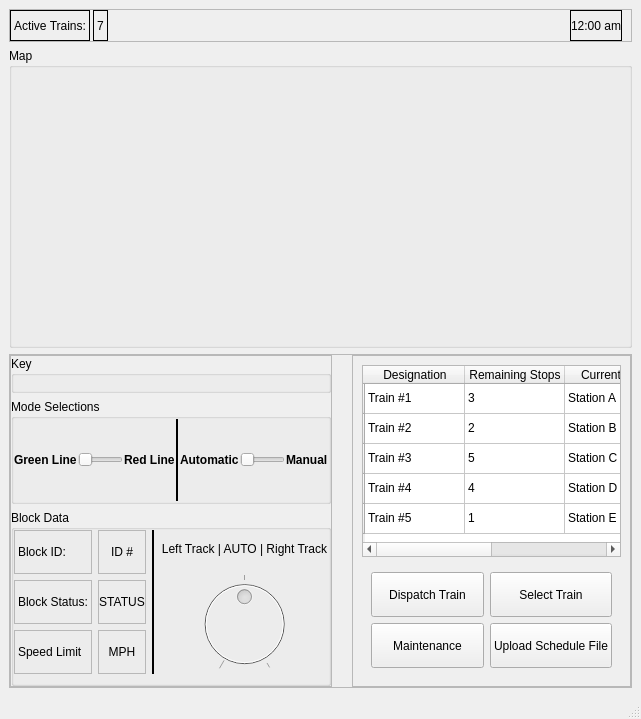
<?xml version="1.0" encoding="UTF-8"?>
<ui version="4.0">
 <class>MainWindow</class>
 <widget class="QMainWindow" name="MainWindow">
  <property name="geometry">
   <rect>
    <x>0</x>
    <y>0</y>
    <width>641</width>
    <height>719</height>
   </rect>
  </property>
  <property name="windowTitle">
   <string>Centralized Traffic Control</string>
  </property>
  <widget class="QWidget" name="centralwidget">
   <layout class="QVBoxLayout" name="verticalLayout_4">
    <item>
     <layout class="QVBoxLayout" name="verticalLayout_2" stretch="1,9,10">
      <item>
       <widget class="QFrame" name="frame">
        <property name="sizePolicy">
         <sizepolicy hsizetype="Preferred" vsizetype="Preferred">
          <horstretch>0</horstretch>
          <verstretch>0</verstretch>
         </sizepolicy>
        </property>
        <property name="frameShape">
         <enum>QFrame::StyledPanel</enum>
        </property>
        <property name="frameShadow">
         <enum>QFrame::Raised</enum>
        </property>
        <layout class="QHBoxLayout" name="horizontalLayout_4" stretch="0">
         <property name="leftMargin">
          <number>0</number>
         </property>
         <property name="topMargin">
          <number>0</number>
         </property>
         <property name="bottomMargin">
          <number>0</number>
         </property>
         <item>
          <layout class="QHBoxLayout" name="horizontalLayout_3">
           <property name="spacing">
            <number>3</number>
           </property>
           <item>
            <widget class="QLabel" name="label">
             <property name="frameShape">
              <enum>QFrame::Panel</enum>
             </property>
             <property name="text">
              <string>Active Trains:</string>
             </property>
            </widget>
           </item>
           <item>
            <widget class="QLabel" name="label_2">
             <property name="frameShape">
              <enum>QFrame::Box</enum>
             </property>
             <property name="text">
              <string>7</string>
             </property>
            </widget>
           </item>
           <item>
            <spacer name="horizontalSpacer">
             <property name="orientation">
              <enum>Qt::Horizontal</enum>
             </property>
             <property name="sizeHint" stdset="0">
              <size>
               <width>40</width>
               <height>20</height>
              </size>
             </property>
            </spacer>
           </item>
           <item>
            <widget class="QLabel" name="label_8">
             <property name="sizePolicy">
              <sizepolicy hsizetype="Preferred" vsizetype="Preferred">
               <horstretch>0</horstretch>
               <verstretch>0</verstretch>
              </sizepolicy>
             </property>
             <property name="frameShape">
              <enum>QFrame::Box</enum>
             </property>
             <property name="text">
              <string>12:00 am</string>
             </property>
             <property name="scaledContents">
              <bool>false</bool>
             </property>
             <property name="alignment">
              <set>Qt::AlignCenter</set>
             </property>
             <property name="indent">
              <number>1</number>
             </property>
            </widget>
           </item>
          </layout>
         </item>
        </layout>
       </widget>
      </item>
      <item>
       <widget class="QGroupBox" name="groupBox_4">
        <property name="title">
         <string>Map</string>
        </property>
        <layout class="QHBoxLayout" name="horizontalLayout_6" stretch="0">
         <property name="leftMargin">
          <number>0</number>
         </property>
         <property name="topMargin">
          <number>0</number>
         </property>
         <property name="rightMargin">
          <number>0</number>
         </property>
         <property name="bottomMargin">
          <number>0</number>
         </property>
         <item>
          <layout class="QHBoxLayout" name="horizontalLayout_5">
           <item>
            <widget class="QLabel" name="label_16">
             <property name="text">
              <string/>
             </property>
             <property name="pixmap">
              <pixmap>line.png</pixmap>
             </property>
             <property name="scaledContents">
              <bool>true</bool>
             </property>
             <property name="alignment">
              <set>Qt::AlignCenter</set>
             </property>
            </widget>
           </item>
          </layout>
         </item>
        </layout>
       </widget>
      </item>
      <item>
       <widget class="QFrame" name="frame_2">
        <property name="frameShape">
         <enum>QFrame::StyledPanel</enum>
        </property>
        <property name="frameShadow">
         <enum>QFrame::Raised</enum>
        </property>
        <layout class="QHBoxLayout" name="horizontalLayout_2" stretch="20,1,20">
         <property name="leftMargin">
          <number>0</number>
         </property>
         <property name="topMargin">
          <number>0</number>
         </property>
         <property name="rightMargin">
          <number>0</number>
         </property>
         <property name="bottomMargin">
          <number>0</number>
         </property>
         <item>
          <widget class="QFrame" name="frame_3">
           <property name="frameShape">
            <enum>QFrame::StyledPanel</enum>
           </property>
           <property name="frameShadow">
            <enum>QFrame::Plain</enum>
           </property>
           <property name="lineWidth">
            <number>2</number>
           </property>
           <layout class="QVBoxLayout" name="verticalLayout_3">
            <property name="leftMargin">
             <number>0</number>
            </property>
            <property name="topMargin">
             <number>0</number>
            </property>
            <property name="rightMargin">
             <number>0</number>
            </property>
            <property name="bottomMargin">
             <number>0</number>
            </property>
            <item>
             <layout class="QVBoxLayout" name="verticalLayout" stretch="1,3,5">
              <item>
               <widget class="QGroupBox" name="groupBox_4">
                <property name="title">
                 <string>Key</string>
                </property>
                <layout class="QHBoxLayout" name="horizontalLayout_7">
                 <property name="leftMargin">
                  <number>0</number>
                 </property>
                 <property name="topMargin">
                  <number>0</number>
                 </property>
                 <property name="rightMargin">
                  <number>0</number>
                 </property>
                 <property name="bottomMargin">
                  <number>0</number>
                 </property>
                 <item>
                  <layout class="QVBoxLayout" name="verticalLayout_5">
                   <item>
                    <widget class="QLabel" name="label_7">
                     <property name="text">
                      <string/>
                     </property>
                     <property name="pixmap">
                      <pixmap>key3.PNG</pixmap>
                     </property>
                     <property name="scaledContents">
                      <bool>true</bool>
                     </property>
                    </widget>
                   </item>
                  </layout>
                 </item>
                </layout>
               </widget>
              </item>
              <item>
               <widget class="QGroupBox" name="groupBox_5">
                <property name="autoFillBackground">
                 <bool>false</bool>
                </property>
                <property name="title">
                 <string>Mode Selections</string>
                </property>
                <layout class="QHBoxLayout" name="horizontalLayout_8">
                 <property name="spacing">
                  <number>1</number>
                 </property>
                 <property name="leftMargin">
                  <number>0</number>
                 </property>
                 <property name="topMargin">
                  <number>0</number>
                 </property>
                 <property name="rightMargin">
                  <number>0</number>
                 </property>
                 <property name="bottomMargin">
                  <number>0</number>
                 </property>
                 <item>
                  <widget class="QLabel" name="label_3">
                   <property name="font">
                    <font>
                     <weight>75</weight>
                     <bold>true</bold>
                    </font>
                   </property>
                   <property name="text">
                    <string>Green Line</string>
                   </property>
                  </widget>
                 </item>
                 <item>
                  <widget class="QSlider" name="horizontalSlider_2">
                   <property name="maximum">
                    <number>1</number>
                   </property>
                   <property name="orientation">
                    <enum>Qt::Horizontal</enum>
                   </property>
                  </widget>
                 </item>
                 <item>
                  <widget class="QLabel" name="label_4">
                   <property name="font">
                    <font>
                     <weight>75</weight>
                     <bold>true</bold>
                    </font>
                   </property>
                   <property name="text">
                    <string>Red Line</string>
                   </property>
                  </widget>
                 </item>
                 <item>
                  <widget class="Line" name="line">
                   <property name="windowModality">
                    <enum>Qt::WindowModal</enum>
                   </property>
                   <property name="sizePolicy">
                    <sizepolicy hsizetype="Fixed" vsizetype="Preferred">
                     <horstretch>0</horstretch>
                     <verstretch>0</verstretch>
                    </sizepolicy>
                   </property>
                   <property name="frameShadow">
                    <enum>QFrame::Plain</enum>
                   </property>
                   <property name="lineWidth">
                    <number>2</number>
                   </property>
                   <property name="orientation">
                    <enum>Qt::Vertical</enum>
                   </property>
                  </widget>
                 </item>
                 <item>
                  <widget class="QLabel" name="label_5">
                   <property name="font">
                    <font>
                     <weight>75</weight>
                     <bold>true</bold>
                    </font>
                   </property>
                   <property name="text">
                    <string>Automatic</string>
                   </property>
                   <property name="alignment">
                    <set>Qt::AlignLeading|Qt::AlignLeft|Qt::AlignVCenter</set>
                   </property>
                  </widget>
                 </item>
                 <item>
                  <widget class="QSlider" name="horizontalSlider">
                   <property name="maximum">
                    <number>1</number>
                   </property>
                   <property name="orientation">
                    <enum>Qt::Horizontal</enum>
                   </property>
                  </widget>
                 </item>
                 <item>
                  <widget class="QLabel" name="label_6">
                   <property name="font">
                    <font>
                     <weight>75</weight>
                     <bold>true</bold>
                    </font>
                   </property>
                   <property name="text">
                    <string>Manual</string>
                   </property>
                   <property name="alignment">
                    <set>Qt::AlignLeading|Qt::AlignLeft|Qt::AlignVCenter</set>
                   </property>
                  </widget>
                 </item>
                </layout>
               </widget>
              </item>
              <item>
               <widget class="QGroupBox" name="groupBox_3">
                <property name="title">
                 <string>Block Data</string>
                </property>
                <layout class="QHBoxLayout" name="horizontalLayout_10">
                 <property name="leftMargin">
                  <number>0</number>
                 </property>
                 <property name="topMargin">
                  <number>0</number>
                 </property>
                 <property name="rightMargin">
                  <number>0</number>
                 </property>
                 <item>
                  <widget class="QWidget" name="widget" native="true">
                   <layout class="QGridLayout" name="gridLayout_2">
                    <property name="leftMargin">
                     <number>0</number>
                    </property>
                    <property name="topMargin">
                     <number>0</number>
                    </property>
                    <property name="rightMargin">
                     <number>0</number>
                    </property>
                    <property name="bottomMargin">
                     <number>0</number>
                    </property>
                    <item row="0" column="0">
                     <layout class="QGridLayout" name="gridLayout">
                      <item row="0" column="1">
                       <widget class="QLabel" name="label_12">
                        <property name="frameShape">
                         <enum>QFrame::StyledPanel</enum>
                        </property>
                        <property name="text">
                         <string>ID #</string>
                        </property>
                        <property name="alignment">
                         <set>Qt::AlignCenter</set>
                        </property>
                       </widget>
                      </item>
                      <item row="1" column="1">
                       <widget class="QLabel" name="label_13">
                        <property name="frameShape">
                         <enum>QFrame::StyledPanel</enum>
                        </property>
                        <property name="text">
                         <string>STATUS</string>
                        </property>
                        <property name="alignment">
                         <set>Qt::AlignCenter</set>
                        </property>
                       </widget>
                      </item>
                      <item row="2" column="1">
                       <widget class="QLabel" name="label_14">
                        <property name="frameShape">
                         <enum>QFrame::StyledPanel</enum>
                        </property>
                        <property name="text">
                         <string>MPH</string>
                        </property>
                        <property name="alignment">
                         <set>Qt::AlignCenter</set>
                        </property>
                       </widget>
                      </item>
                      <item row="1" column="0">
                       <widget class="QLabel" name="label_10">
                        <property name="frameShape">
                         <enum>QFrame::StyledPanel</enum>
                        </property>
                        <property name="text">
                         <string>Block Status:</string>
                        </property>
                       </widget>
                      </item>
                      <item row="2" column="0">
                       <widget class="QLabel" name="label_11">
                        <property name="frameShape">
                         <enum>QFrame::StyledPanel</enum>
                        </property>
                        <property name="text">
                         <string>Speed Limit</string>
                        </property>
                       </widget>
                      </item>
                      <item row="0" column="0">
                       <widget class="QLabel" name="label_9">
                        <property name="frameShape">
                         <enum>QFrame::StyledPanel</enum>
                        </property>
                        <property name="text">
                         <string>Block ID:</string>
                        </property>
                       </widget>
                      </item>
                     </layout>
                    </item>
                   </layout>
                  </widget>
                 </item>
                 <item>
                  <widget class="Line" name="line_2">
                   <property name="frameShadow">
                    <enum>QFrame::Plain</enum>
                   </property>
                   <property name="lineWidth">
                    <number>2</number>
                   </property>
                   <property name="orientation">
                    <enum>Qt::Vertical</enum>
                   </property>
                  </widget>
                 </item>
                 <item>
                  <widget class="QWidget" name="widget_2" native="true">
                   <layout class="QVBoxLayout" name="verticalLayout_7">
                    <property name="leftMargin">
                     <number>0</number>
                    </property>
                    <property name="topMargin">
                     <number>0</number>
                    </property>
                    <property name="rightMargin">
                     <number>0</number>
                    </property>
                    <property name="bottomMargin">
                     <number>0</number>
                    </property>
                    <item>
                     <layout class="QVBoxLayout" name="verticalLayout_6">
                      <item>
                       <widget class="QLabel" name="label_15">
                        <property name="text">
                         <string>Left Track | AUTO | Right Track</string>
                        </property>
                        <property name="alignment">
                         <set>Qt::AlignCenter</set>
                        </property>
                       </widget>
                      </item>
                      <item>
                       <widget class="QDial" name="SwitchState">
                        <property name="enabled">
                         <bool>false</bool>
                        </property>
                        <property name="maximum">
                         <number>2</number>
                        </property>
                        <property name="sliderPosition">
                         <number>1</number>
                        </property>
                        <property name="orientation">
                         <enum>Qt::Horizontal</enum>
                        </property>
                        <property name="invertedAppearance">
                         <bool>false</bool>
                        </property>
                        <property name="invertedControls">
                         <bool>false</bool>
                        </property>
                        <property name="wrapping">
                         <bool>false</bool>
                        </property>
                        <property name="notchesVisible">
                         <bool>true</bool>
                        </property>
                       </widget>
                      </item>
                     </layout>
                    </item>
                   </layout>
                  </widget>
                 </item>
                </layout>
               </widget>
              </item>
             </layout>
            </item>
           </layout>
          </widget>
         </item>
         <item>
          <spacer name="horizontalSpacer_2">
           <property name="orientation">
            <enum>Qt::Horizontal</enum>
           </property>
           <property name="sizeHint" stdset="0">
            <size>
             <width>40</width>
             <height>20</height>
            </size>
           </property>
          </spacer>
         </item>
         <item>
          <widget class="QStackedWidget" name="stackedWidget">
           <property name="frameShape">
            <enum>QFrame::StyledPanel</enum>
           </property>
           <widget class="QWidget" name="page">
            <layout class="QVBoxLayout" name="verticalLayout_9">
             <item>
              <widget class="QTableWidget" name="tableWidget">
               <row>
                <property name="text">
                 <string/>
                </property>
               </row>
               <row>
                <property name="text">
                 <string/>
                </property>
               </row>
               <row>
                <property name="text">
                 <string/>
                </property>
               </row>
               <row>
                <property name="text">
                 <string/>
                </property>
               </row>
               <row>
                <property name="text">
                 <string/>
                </property>
               </row>
               <column>
                <property name="text">
                 <string>Designation</string>
                </property>
               </column>
               <column>
                <property name="text">
                 <string>Remaining Stops</string>
                </property>
               </column>
               <column>
                <property name="text">
                 <string>Current Stop</string>
                </property>
               </column>
               <column>
                <property name="text">
                 <string>Next Stop</string>
                </property>
               </column>
               <item row="0" column="0">
                <property name="text">
                 <string>Train #1</string>
                </property>
               </item>
               <item row="0" column="1">
                <property name="text">
                 <string>3</string>
                </property>
               </item>
               <item row="0" column="2">
                <property name="text">
                 <string>Station A</string>
                </property>
               </item>
               <item row="0" column="3">
                <property name="text">
                 <string>Station B</string>
                </property>
               </item>
               <item row="1" column="0">
                <property name="text">
                 <string>Train #2</string>
                </property>
               </item>
               <item row="1" column="1">
                <property name="text">
                 <string>2</string>
                </property>
               </item>
               <item row="1" column="2">
                <property name="text">
                 <string>Station B</string>
                </property>
               </item>
               <item row="1" column="3">
                <property name="text">
                 <string>Station C</string>
                </property>
               </item>
               <item row="2" column="0">
                <property name="text">
                 <string>Train #3</string>
                </property>
               </item>
               <item row="2" column="1">
                <property name="text">
                 <string>5</string>
                </property>
               </item>
               <item row="2" column="2">
                <property name="text">
                 <string>Station C</string>
                </property>
               </item>
               <item row="2" column="3">
                <property name="text">
                 <string>Station D</string>
                </property>
               </item>
               <item row="3" column="0">
                <property name="text">
                 <string>Train #4</string>
                </property>
               </item>
               <item row="3" column="1">
                <property name="text">
                 <string>4</string>
                </property>
               </item>
               <item row="3" column="2">
                <property name="text">
                 <string>Station D</string>
                </property>
               </item>
               <item row="3" column="3">
                <property name="text">
                 <string>Station E</string>
                </property>
               </item>
               <item row="4" column="0">
                <property name="text">
                 <string>Train #5</string>
                </property>
               </item>
               <item row="4" column="1">
                <property name="text">
                 <string>1</string>
                </property>
               </item>
               <item row="4" column="2">
                <property name="text">
                 <string>Station E</string>
                </property>
               </item>
               <item row="4" column="3">
                <property name="text">
                 <string>Yard</string>
                </property>
               </item>
              </widget>
             </item>
             <item>
              <layout class="QVBoxLayout" name="verticalLayout_8" stretch="1">
               <item>
                <widget class="QWidget" name="widget_3" native="true">
                 <layout class="QGridLayout" name="gridLayout_4">
                  <item row="1" column="0">
                   <layout class="QGridLayout" name="gridLayout_3">
                    <item row="1" column="1">
                     <widget class="QPushButton" name="pushButton_4">
                      <property name="sizePolicy">
                       <sizepolicy hsizetype="Preferred" vsizetype="Preferred">
                        <horstretch>0</horstretch>
                        <verstretch>0</verstretch>
                       </sizepolicy>
                      </property>
                      <property name="text">
                       <string>Upload Schedule File</string>
                      </property>
                     </widget>
                    </item>
                    <item row="1" column="0">
                     <widget class="QPushButton" name="pushButton">
                      <property name="sizePolicy">
                       <sizepolicy hsizetype="Preferred" vsizetype="Preferred">
                        <horstretch>0</horstretch>
                        <verstretch>0</verstretch>
                       </sizepolicy>
                      </property>
                      <property name="text">
                       <string>Maintenance</string>
                      </property>
                     </widget>
                    </item>
                    <item row="0" column="0">
                     <widget class="QPushButton" name="pushButton_2">
                      <property name="sizePolicy">
                       <sizepolicy hsizetype="Preferred" vsizetype="Preferred">
                        <horstretch>0</horstretch>
                        <verstretch>0</verstretch>
                       </sizepolicy>
                      </property>
                      <property name="text">
                       <string>Dispatch Train</string>
                      </property>
                     </widget>
                    </item>
                    <item row="0" column="1">
                     <widget class="QPushButton" name="pushButton_3">
                      <property name="sizePolicy">
                       <sizepolicy hsizetype="Preferred" vsizetype="Preferred">
                        <horstretch>0</horstretch>
                        <verstretch>0</verstretch>
                       </sizepolicy>
                      </property>
                      <property name="text">
                       <string>Select Train</string>
                      </property>
                     </widget>
                    </item>
                   </layout>
                  </item>
                 </layout>
                </widget>
               </item>
              </layout>
             </item>
            </layout>
           </widget>
           <widget class="QWidget" name="page_2"/>
          </widget>
         </item>
        </layout>
       </widget>
      </item>
     </layout>
    </item>
   </layout>
  </widget>
  <widget class="QStatusBar" name="statusbar"/>
 </widget>
 <resources/>
 <connections/>
</ui>
